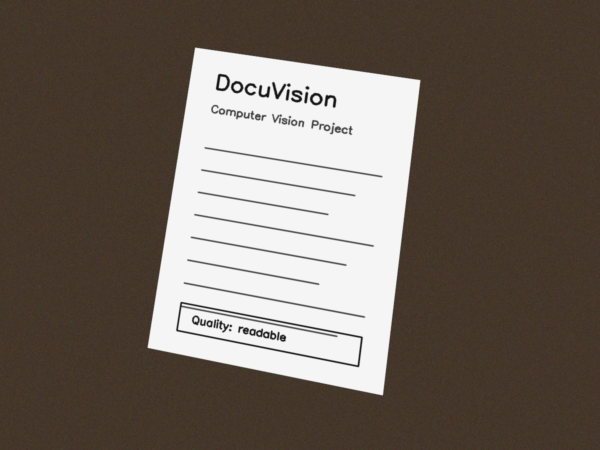
#> input picture samples/sample_document.jpg, 1200 x 900 px (shown at 1/2 size)
$ python -i scanner.py   (imports and definitions only)
#> lines starting #> are read from the running program, lines starting #| are printed output that depends on the picture; after the words box and inside, x2 and y2 are one past the last pixel; in counts of white or black regions, pixels touching at a corner belong together
### src/paperpulse/io_utils.py
"""Image input/output helpers."""

from pathlib import Path

import cv2
import numpy as np


# [18 lines left out: functions read_image, write_image, not called in this run]


def resize_to_height(image: np.ndarray, target_height: int) -> tuple[np.ndarray, float]:
    height, width = image.shape[:2]
    if height == target_height:
        return image.copy(), 1.0

    scale = target_height / float(height)
    resized = cv2.resize(image, (int(width * scale), target_height), interpolation=cv2.INTER_AREA)
    return resized, scale

### src/paperpulse/preprocessing.py
"""Computer-vision preprocessing operations."""

import cv2
import numpy as np

from .config import ScannerConfig


def to_grayscale(image: np.ndarray) -> np.ndarray:
    return cv2.cvtColor(image, cv2.COLOR_BGR2GRAY)


def detect_edges(image: np.ndarray, config: ScannerConfig) -> np.ndarray:
    gray = to_grayscale(image)
    blurred = cv2.GaussianBlur(gray, (config.blur_kernel, config.blur_kernel), 0)
    edges = cv2.Canny(blurred, config.canny_low, config.canny_high)
    kernel = np.ones((3, 3), dtype=np.uint8)
    return cv2.dilate(edges, kernel, iterations=1)


def enhance_document(image: np.ndarray, config: ScannerConfig) -> np.ndarray:
    gray = to_grayscale(image)
    denoised = cv2.fastNlMeansDenoising(gray, None, h=12, templateWindowSize=7, searchWindowSize=21)
    clahe = cv2.createCLAHE(clipLimit=2.0, tileGridSize=(8, 8))
    contrasted = clahe.apply(denoised)

    block_size = config.binary_block_size
    if block_size % 2 == 0:
        block_size += 1

    return cv2.adaptiveThreshold(
        contrasted,
        255,
        cv2.ADAPTIVE_THRESH_GAUSSIAN_C,
        cv2.THRESH_BINARY,
        block_size,
        config.binary_c,
    )

### src/paperpulse/scanner.py
"""Document detection and perspective correction."""

from dataclasses import dataclass

import cv2
import numpy as np

from .config import ScannerConfig
from .io_utils import resize_to_height
from .preprocessing import detect_edges, enhance_document


@dataclass
class ScanResult:
    original: np.ndarray
    resized: np.ndarray
    edges: np.ndarray
    contour: np.ndarray
    warped: np.ndarray
    enhanced: np.ndarray
    used_fallback: bool


def order_points(points: np.ndarray) -> np.ndarray:
    pts = points.reshape(4, 2).astype("float32")
    point_sum = pts.sum(axis=1)
    point_diff = np.diff(pts, axis=1)

    ordered = np.zeros((4, 2), dtype="float32")
    ordered[0] = pts[np.argmin(point_sum)]
    ordered[2] = pts[np.argmax(point_sum)]
    ordered[1] = pts[np.argmin(point_diff)]
    ordered[3] = pts[np.argmax(point_diff)]
    return ordered


def four_point_transform(image: np.ndarray, points: np.ndarray, output_width: int) -> np.ndarray:
    rect = order_points(points)
    top_left, top_right, bottom_right, bottom_left = rect

    width_a = np.linalg.norm(bottom_right - bottom_left)
    width_b = np.linalg.norm(top_right - top_left)
    max_width = max(int(width_a), int(width_b), 1)

    height_a = np.linalg.norm(top_right - bottom_right)
    height_b = np.linalg.norm(top_left - bottom_left)
    max_height = max(int(height_a), int(height_b), 1)

    aspect = max_height / float(max_width)
    output_height = max(int(output_width * aspect), 1)

    destination = np.array(
        [
            [0, 0],
            [output_width - 1, 0],
            [output_width - 1, output_height - 1],
            [0, output_height - 1],
        ],
        dtype="float32",
    )
    matrix = cv2.getPerspectiveTransform(rect, destination)
    return cv2.warpPerspective(image, matrix, (output_width, output_height))


def _fallback_contour(image: np.ndarray) -> np.ndarray:
    height, width = image.shape[:2]
    margin_x = int(width * 0.04)
    margin_y = int(height * 0.04)
    return np.array(
        [
            [[margin_x, margin_y]],
            [[width - margin_x, margin_y]],
            [[width - margin_x, height - margin_y]],
            [[margin_x, height - margin_y]],
        ],
        dtype=np.int32,
    )


def find_document_contour(edges: np.ndarray, config: ScannerConfig) -> tuple[np.ndarray, bool]:
    contours, _ = cv2.findContours(edges, cv2.RETR_EXTERNAL, cv2.CHAIN_APPROX_SIMPLE)
    image_area = edges.shape[0] * edges.shape[1]
    min_area = image_area * config.min_document_area_ratio

    for contour in sorted(contours, key=cv2.contourArea, reverse=True):
        if cv2.contourArea(contour) < min_area:
            continue

        perimeter = cv2.arcLength(contour, True)
        approximated = cv2.approxPolyDP(contour, 0.02 * perimeter, True)
        if len(approximated) == 4:
            return approximated, False

    return _fallback_contour(edges), True


def scan_document(image: np.ndarray, config: ScannerConfig | None = None) -> ScanResult:
    cfg = config or ScannerConfig()
    resized, scale = resize_to_height(image, cfg.resize_height)
    edges = detect_edges(resized, cfg)
    contour, used_fallback = find_document_contour(edges, cfg)

    contour_on_original = contour.astype("float32") / scale
    warped = four_point_transform(image, contour_on_original, cfg.output_width)
    enhanced = enhance_document(warped, cfg)

    return ScanResult(
        original=image,
        resized=resized,
        edges=edges,
        contour=contour,
        warped=warped,
        enhanced=enhanced,
        used_fallback=used_fallback,
    )

>>> import cv2
>>> picture = cv2.imread('../../samples/sample_document.jpg')
#> picture is the input picture: shape (900, 1200, 3); mean B, G, R 93.6, 102.4, 112.6
>>> result = scan_document(picture)
#> in scan_document, `resized, scale = resize_to_height(image, cfg.resize_height)`: scale = 1
#> in detect_edges, `edges = cv2.Canny(blurred, config.canny_low, config.canny_high)`:
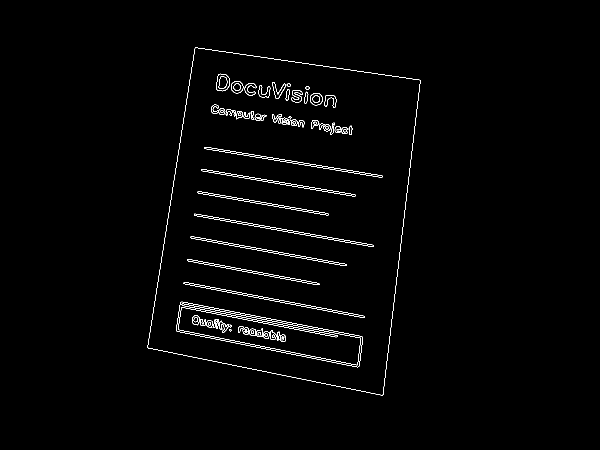
#> edges: shape (900, 1200) (shown at 1/2 size); 1.2% white in thin lines or dots, all inside (x1, y1, x2, y2) = (295, 95, 841, 791)
#> in detect_edges, `return cv2.dilate(edges, kernel, iterations=1)`:
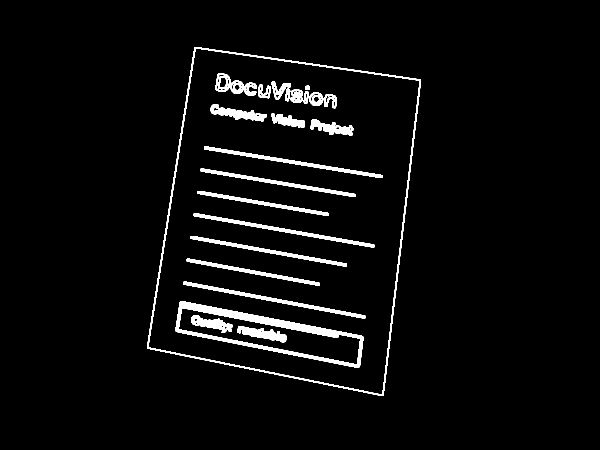
#> returned value: shape (900, 1200) (shown at 1/2 size); 3.8% white; 23 white regions
#> in find_document_contour, `contours, _ = cv2.findContours(edges, cv2.RETR_EXTERNAL, cv2.CHAIN_APP..`: contours = 1 contour; box (x1, y1, x2, y2) and area: (294, 94, 842, 792) 292971
#> the loop in find_document_contour, `for contour in sorted(contours, key=cv2.contourArea, reverse=True):` made 1 pass
#> (perimeter, approximated) on pass 1: (2294.7, [[389, 94], [294, 696], [766, 791], [841, 159]])
#> in scan_document, `contour, used_fallback = find_document_contour(edges, cfg)`: contour = [[389, 94], [294, 696], [766, 791], [841, 159]]; used_fallback = False
#> in scan_document, `contour_on_original = contour.astype("float32") / scale`: contour_on_original = [[389, 94], [294, 696], [766, 791], [841, 159]]
#> in order_points, `point_sum = pts.sum(axis=1)`: point_sum = [483, 990, 1557, 1000]
#> in order_points, `point_diff = np.diff(pts, axis=1)`: point_diff = [-295, 402, 25, -682]
#> in four_point_transform, `rect = order_points(points)`: rect = [[389, 94], [841, 159], [766, 791], [294, 696]]
#> in four_point_transform, `top_left, top_right, bottom_right, bottom_left = rect`: top_left = [389, 94]; top_right = [841, 159]; bottom_right = [766, 791]; bottom_left = [294, 696]
#> in four_point_transform, `width_a = np.linalg.norm(bottom_right - bottom_left)`: width_a = 481.5
#> in four_point_transform, `width_b = np.linalg.norm(top_right - top_left)`: width_b = 456.6
#> in four_point_transform, `max_width = max(int(width_a), int(width_b), 1)`: max_width = 481
#> in four_point_transform, `height_a = np.linalg.norm(top_right - bottom_right)`: height_a = 636.4
#> in four_point_transform, `height_b = np.linalg.norm(top_left - bottom_left)`: height_b = 609.4
#> in four_point_transform, `max_height = max(int(height_a), int(height_b), 1)`: max_height = 636
#> in four_point_transform, `aspect = max_height / float(max_width)`: aspect = 1.32
#> in four_point_transform, `output_height = max(int(output_width * aspect), 1)`: output_height = 1190
#> in four_point_transform, `destination = np.array( [ [0, 0], [output_width - 1, 0], [output_width..`: destination = [[0, 0], [899, 0], [899, 1189], [0, 1189]]
#> in four_point_transform, `matrix = cv2.getPerspectiveTransform(rect, destination)`: matrix = [[2.11, 0.333, -852], [-0.304, 2.11, -80.46], [8.17e-05, 0.000102, 1]]
#> in four_point_transform, `return cv2.warpPerspective(image, matrix, (output_width, output_height))`:
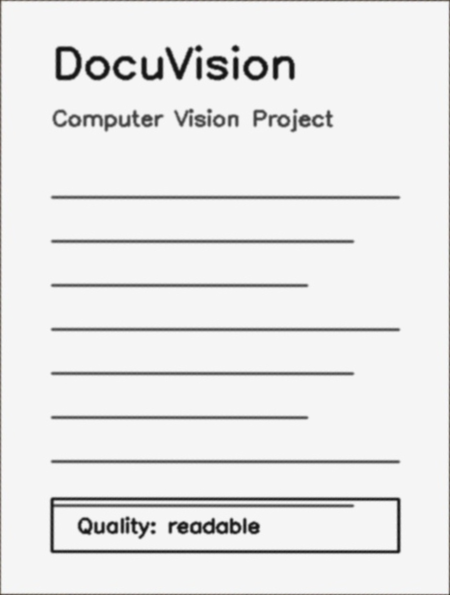
#> returned value: shape (1190, 900, 3) (shown at 1/2 size); mean of channels 0, 1, 2 232.4, 232.5, 232.6; drawn as B, G, R
#> in enhance_document, `return cv2.adaptiveThreshold( contrasted, 255, cv2.ADAPTIVE_THRESH_GAU..`:
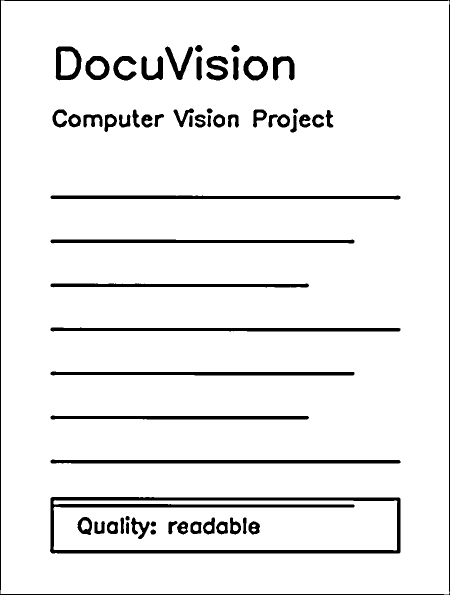
#> returned value: shape (1190, 900) (shown at 1/2 size); 93% white; 61 black regions, largest, box (x1, y1, x2, y2) and area: (100, 994, 801, 1107) 14534, (0, 0, 900, 1190) 8306, (101, 919, 801, 927) 4874
